Frame 1 (no input): blank canvas, image omitted
Frame 60 (the mouse pressed at the canvas centre just before this capture): blank canvas, image omitted
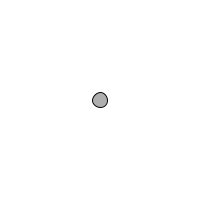
Frame 120 (the mouse held since frame 60 and released just before this capture)

The Processing sketch whose frames 1 and 60 were blank and that drew this single picture after the mouse press (run headless with seeded random() and noise(); from frame 60 on, the mouse is pressed at the canvas centre):

// Processing sketch: processing_166599
// ── processing_166599.pde

//circlegrow3
//circleSizeX = circleSizeX + dist(pmouseX,pmouseY,mouseX,mouseY)/10;

float circleSizeX = 0;
 
 
 
void setup () {
size (200,200);
}


void draw () { 
  background (255);
stroke (0);
fill (175);
ellipse (mouseX, mouseY, circleSizeX, circleSizeX);
circleSizeX = circleSizeX + dist(pmouseX,pmouseY,mouseX,mouseY)/10;
}
